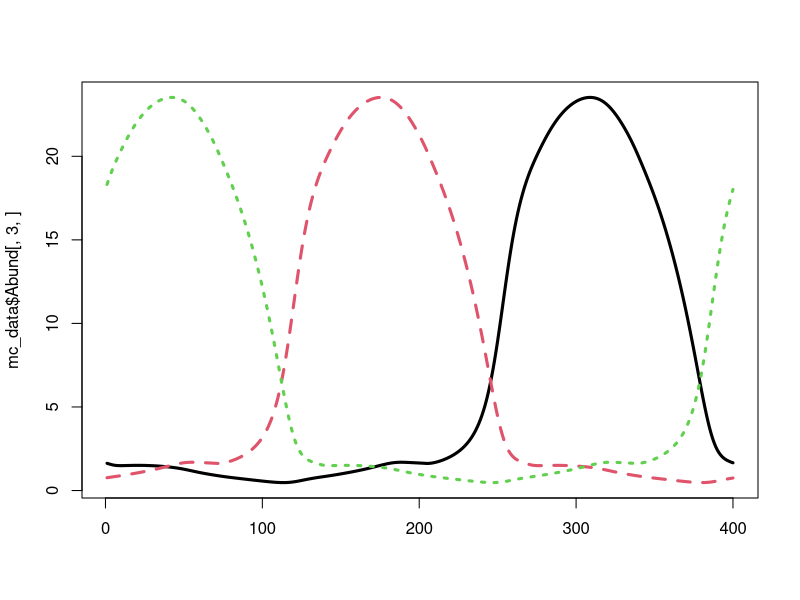
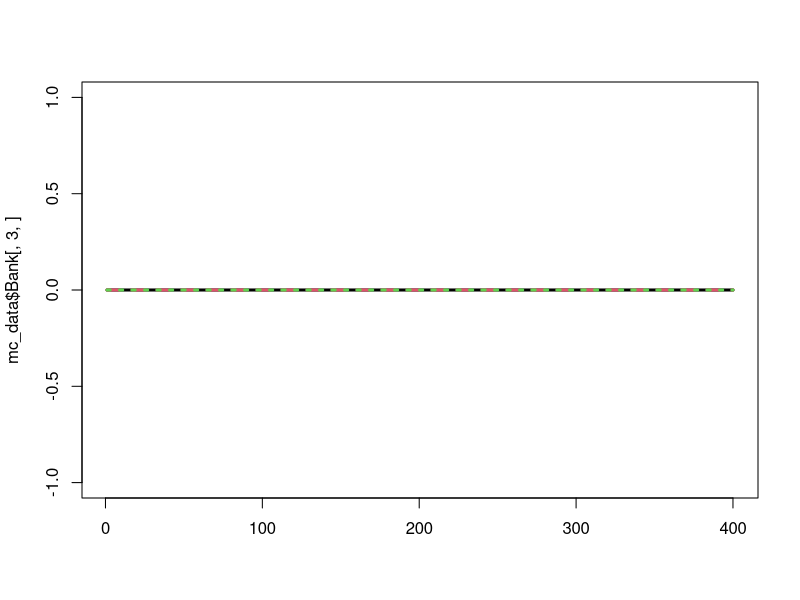

The R script that drew these images, in order:



sim.metacom <- function(species=3, dispersal=0.01, patches=3){
  
  N <- matrix(10, ncol = species, nrow = patches)
  R <- rep(10*species, patches) #Initial resources in each community
  D <- matrix(0, ncol = species, nrow = patches)
  
  Rin <- 100 # resource in
  Rout <- 10 # resource out
  eff <- 0.2 # conversion efficiency
  mort <- 0.2 # mortality
  Ext <- 0.1 # extinction Threshold
  d <- 0.01 # max dormancy rate
  s <- 2 # dormancy tracking; 0 = constant enter, higher = more specific
  r <- 0.01 # max resuscitation rate
  q <- 0 # How responsive reactivation is; 0 = random, higher = responsive
  u <- 100 # how much longer dormant propagules live than active
  env_period <- 40000 # period of env sinusoidal fluctuations
  env_ampl <- 1 # amplitude of envrionment sinusoidal fluctuations
  
  Tmax <- 140000 # number of time steps in Sim
  DT <- 0.08 # % size of discrete "time steps"
  
  
  # species environmental optima; partition 0:max amplitude by # of species
  env_optimum <- 1 - seq(0, env_ampl, by=env_ampl/(species-1))
  
  # dispersal conditions (global dispersal)
  dispersal_matrix <- matrix(1/(patches-1), nrow = patches, ncol = patches)
  diag(dispersal_matrix) <- 0
  calc.immigration <- function(N,a,dispersal_matrix){
    dispersal_matrix %*% N * rep(a,each=patches)
  }
  disp <- rep(dispersal,species)
  dispM <- matrix(rep(disp,each=patches),patches,species)
  
  Prod <- matrix(NA,species*patches,40000)
  Abund <- Prod
  Bank <- Prod
  
  for(TS in 1:Tmax){
    Immigrants <- calc.immigration(N,disp,dispersal_matrix)
    envt.v <- 0.5*env_ampl*(
      sin((2*pi/env_period)*TS + 1 + (1:patches)*2*pi/patches) + 1) #calculates current environment
    
    # Calculate consumption. sapply() function is subtracting eopt from envt
    consume <- 0.1 * (1.5-abs(sapply(env_optimum,'-',envt.v))) #calculates current comsumption
    dorm <- d * exp(-s*abs(sapply(env_optimum,'-',envt.v)))
    resus <- r * exp(-q*abs(sapply(env_optimum,'-',envt.v)))
    
    
    #abundance step
    Nt <- N*(1 + DT*(eff*R*consume - dispM - mort - dorm)) + 
      DT*Immigrants + D*DT*(resus)
    Dt <- D*(1 - DT*resus - mort/u) + N*DT*dorm
    
    #resource step
    Rt <- DT*Rin + R*(1 - DT*(Rout + rowSums(consume*N)))   
    
    N <- Nt * (Nt>Ext) # set to 0 if below extinction threshold
    D <- Dt * (Dt>Ext)
    R <- Rt
    
    if(TS>=100000){ #samples data after time step 100 000
      Prod[,(TS-100000)] <- c(t(eff*consume*R*N)) #Productivity
      Abund[,(TS-100000)] <- c(t(N)) #Abundance
      Bank[,(TS-100000)] <- c(t(D)) # Seed bank
    }
  } 
  
  Prod <- array(t(Prod),dim=c(40000,species,patches))
  Prod <- Prod[seq(1,40000,100),,] # take ever 100th value
  Abund <- array(t(Abund),dim=c(40000,species,patches))
  Abund <- Abund[seq(1,40000,100),,] # take every 100th value
  Bank <- array(t(Bank),dim=c(40000,species,patches))
  Bank <- Bank[seq(1,40000,100),,] # take every 100th value
  
  return(list(Prod=Prod, Abund=Abund, Bank=Bank))
}

#Metacommunity multifunctionality simulation####
runs <- 5 #number of replicates
species <- 2 #number of species
patches <- 3 #number of patches

#DispV <- c(0.0001,0.0005,0.001,0.0015,0.005,0.01,0.05,0.1,0.5,1) #dispersal rates

#calculate abundances
#SIH_data<-sapply(DispV,SIH,species=species,patches=patches)

mc_data <- sim.metacom(species = 3, dispersal = .01, patches = 3)
matplot(mc_data$Abund[,3,], type = "l", lwd = 3)
matplot(mc_data$Bank[,3,], type = "l", lwd = 3)
